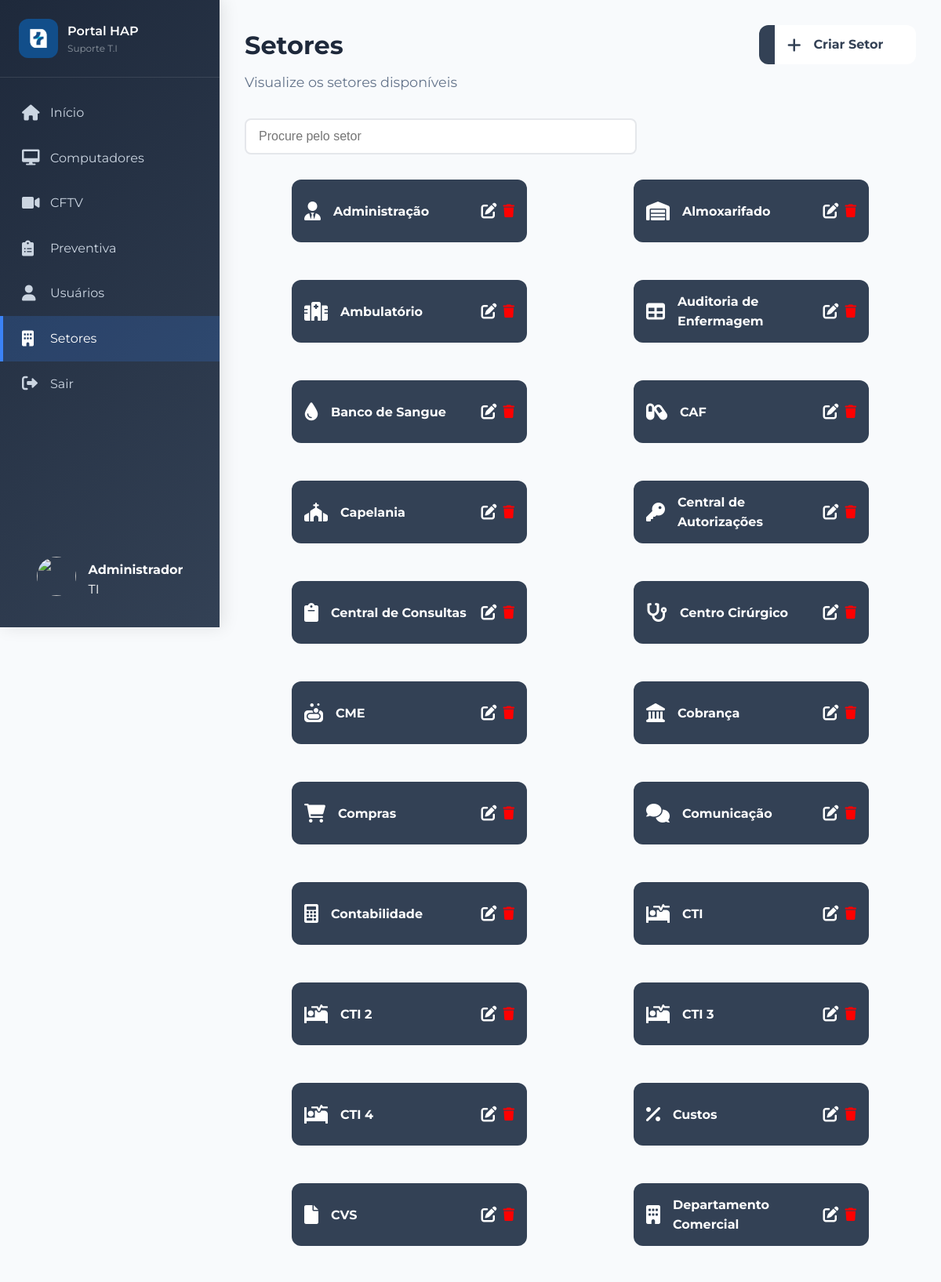
The app's page /view/setores (signed in, upper part) with its own data.
### tables this page shows
CREATE TABLE usuarios 
(
	id INT AUTO_INCREMENT,
	PRIMARY KEY (id),
	nome VARCHAR(50) NOT NULL,
	email VARCHAR(255) NOT NULL,
    usuario VARCHAR(20) NOT NULL,
	senha VARCHAR(100) NOT NULL,
    privilegio VARCHAR(20) NOT NULL,
	id_imagem int,
	id_unidade int NOT NULL,
	id_setor int NOT NULL,
	foreign key (id_imagem)
		references imagem(id),
	foreign key (id_unidade)
		references unidade(id),
	foreign key (id_setor)
		references setores(id)
);

CREATE TABLE setores 
(
    id INT AUTO_INCREMENT,
    PRIMARY KEY (id),
    nome VARCHAR(100) NOT NULL,
    icon VARCHAR(50) NOT NULL
);

### db/db.php (called while the page is built, shortened)
<?php
class Database
{
    private $pdo;
    public function __construct()
    {
        $host = $_ENV['DATABASE_LOCALHOST_HOST'];
        $database = $_ENV['DATABASE_INFORMATICA_NAME'];
        $port = $_ENV['DATABASE_INFORMATICA_PORT'];
        $user = $_ENV['DATABASE_LOCALHOST_USERNAME'];
        $pass = $_ENV['DATABASE_LOCALHOST_PASSWORD'];
    }
    private function connect($host, $database, $port, $user, $pass)
    {
        try
        {
            $config = "mysql:host={$host};port={$port};dbname={$database};charset=utf8";
            $this->pdo = new PDO($config, $user, $pass);
            $this->pdo->setAttribute(PDO::ATTR_ERRMODE, PDO::ERRMODE_EXCEPTION);
        }
        catch (PDOException $e)
        {
            die("Erro de conexão.");
        }
    }
    public function getConnection() {
        return $this->pdo;
    }
}

### models/UsuarioModel.php (called while the page is built, shortened)
<?php
require_once __DIR__ . '/../db/db.php';
class UsuarioModel{
    private $db;
    public function __construct()
    {
        $database = new Database();
        $this->db = $database->getConnection();
    }
    public function validar($usuario)
    {
        try
        {
            $sql = 'SELECT u.*,
                    unid.nome AS nome_unidade,
                    s.nome AS nome_setor,
                    i.nome_salvo AS nome_imagem,
                    i.id AS id_imagem_antiga
                FROM usuarios u
                LEFT JOIN unidade unid
                    ON u.id_unidade = unid.id
                LEFT JOIN setores s
                    ON u.id_setor = s.id
                LEFT JOIN imagem i
                    ON u.id_imagem = i.id
                WHERE usuario = ?
                LIMIT 1';
            $stmt = $this->db->prepare($sql);
            $stmt->execute(
                [
                    $usuario
                ]
            );
            return $stmt->fetch(PDO::FETCH_ASSOC);
        }
        catch (PDOException $e)
        {
            $texto = $e->getMessage();
            return false;
        }
    }
};

### models/SetorModel.php (called while the page is built, shortened)
<?php
require_once __DIR__ . '/../db/db.php';
class SetorModel{
    private $db;
    public function __construct()
    {
        $database = new Database();
        $this->db = $database->getConnection();
    }
    public function listarSetor()
    {
        try
        {
            $sql = 'SELECT *
                FROM setores
                ORDER BY nome';
            $stmt = $this->db->prepare($sql);
            $query = $stmt->execute();
            if ($query)
            {
                return $stmt->fetchAll(PDO::FETCH_ASSOC);
            }
            else
            {
                throw new PDOException('Houve um erro interno.');
            }
        }
        catch (PDOException $e)
        {
            $texto = $e->getMessage();
            return false;
        }
    }
};

### public/components/setores/setoresCard.php (the view, shortened to what this page needs)
<?php
function criarSetorCard($setor)
{ ?>
    <div class="card-setor card-setor-setores" data-nome="<?= htmlspecialchars($setor['nome']) ?>">
        <div class="card-setor-titulo card-setor-titulo-setores">
            <div class="setor-titulo">
                <i class="fa-solid <?= $setor['icon'] ?> fa-xl"></i>
                <h4><?= htmlspecialchars($setor['nome']) ?></h4>
            </div>
            <div class="setor-editar-excluir">
                <div class="setor-editar">
                    <a href="setores?url=editar&token=<?= htmlspecialchars($_SESSION['token']) ?>&nome=<?= htmlspecialchars($setor['nome']) ?>&icone=<?= htmlspecialchars($setor['icon']) ?>&idSetor=<?= htmlspecialchars($setor['id']) ?>&tipo=setor">
                        <i class="fa-solid fa-pen-to-square fa-lg"></i>
                    </a>
                </div>
                <div class="setor-excluir">
                    <form action="../controllers/SetoresController.php" method="POST" class="form-actions">
                        <button type="submit" style="background-color: inherit; border: none; cursor: pointer;" onclick="confirmarExclusaoSetor(event)">
                        </button>
                    </form>
                </div>
            </div>
        </div>
    </div>
<?php }

### view/setores.php (shortened to what this page needs)
<?php
require_once "../models/SetorModel.php";
require_once "../models/UsuarioModel.php";
require_once "../public/components/header/header.php";
require_once "../public/components/navbar/navbar.php";
require_once '../public/components/search.php';
require_once "../public/components/setores/setoresCard.php";
require_once "../public/components/setores/setorRegistrar.php";
?>
<?php
$modelSetor = new SetorModel();
$modelUsuario = new UsuarioModel();
$url = $_GET['url'] ?? '';
$tipo = $_GET['tipo'] ?? '';
$nome = $_GET['nome'] ?? '';
$icone = $_GET['icone'] ?? '';
$idSetor = $_GET['idSetor'] ?? '';
$setores = $modelSetor->listarSetor();
$usuario = $modelUsuario->validar($_SESSION['usuario']);
?>
<body>
    <div class="app-container">
        <?= navbar('setores', $usuario) ?>
        <main class="main-content">
            <?php if($url === 'editar' && $tipo === 'setor'): ?>
                <div class="page-header">
                    <div class="page-descricao">
                        <h1>Setores</h1>
                        <p>Atualizar um setor</p>
                    </div>
                </div>
                <div class="voltar">
                    <?= voltar('setores') ?>
                </div>
                <div class="controleForm" style="margin: 0px">
                    <div class="form-container">
                        <form action="../controllers/SetoresController.php" method="POST" id="formularioSetores" class="equipment-form">
                            <?php
                                $icones = $modelSetor->listarIconesSetores();
                                $data =
                                [
                                    'nome' => $nome,
                                    'icone' => $icone,
                                    'idSetor' => $idSetor
                                ];
                            ?>
                            <?= formGridEditar($data, $icones) ?>
                            <?= formActions() ?>
                        </form>
                    </div>
                </div>
            <?php else: ?>
                <div class="page-header">
                    <div class="page-descricao">
                        <h1>Setores</h1>
                        <p>Visualize os setores disponíveis</p>
                    </div>
                    <?= criarSetor('Criar Setor', 'setores?url=criar'.'&token='.$_SESSION['token'].'&tipo=setor') ?>
                </div>
                <div class="search">
                    <?= search('search-input-setor', 'setor') ?>
                </div>
                <div class="setores">
                    <?php if(empty($setores)): ?>
                        <p>Nenhum Setor registrado.</p>
                    <?php else: ?>
                        <?php foreach($setores as $setor): ?>
                            <?= criarSetorCard($setor) ?>
                        <?php endforeach ?>
                    <?php endif ?>
                </div>
            <?php endif ?>
        </main>
    </div>
</body>
</html>

### public/components/navbar/navbar.php (shortened to what this page needs)
<?php
function navbar($active, $usuario = '')
{ ?>
    <?php if (!isset($_SESSION['usuario'])): ?>
        <nav class="sidebar">
            <div class="sidebar-header">
                <div class="sidebar-logo">
                    <img src="../public/images/hap.png" alt="hap" />
                </div>
                <div class="sidebar-texto">
                    <h1>Portal HAP</h1>
                    <p>Suporte T.I</p>
                </div>
            </div>
                <ul class="sidebar-menu">
                    <li>
                        <a href="login" class="menu-item <?= $active === 'login' ? 'active' : ''?>">
                            <i class="fas fa-sign-in-alt"></i>
                            <span>Login</span>
                        </a>
                    </li>
                </ul>
        </nav>
    <?php else: ?>
        <nav class="sidebar">
            <div class="sidebar-header">
                <div class="sidebar-logo">
                    <img src="../public/images/hap.png" alt="hap" />
                </div>
                <div class="sidebar-texto">
                    <h1>Portal HAP</h1>
                    <p>Suporte T.I</p>
                </div>
            </div>
                <ul class="sidebar-menu">
                    <li>
                        <a href="index" class="menu-item <?= $active === 'menu' ? 'active' : ''?>">
                            <i class="fas fa-house"></i>
                            <span>Início</span>
                        </a>
                    </li>
                    <?php if($_SESSION['privilegio'] === 'Administrador'): ?>
                        <li>
                            <a href="computadores" class="menu-item <?= $active === 'computadores' ? 'active' : ''?>">
                                <i class="fas fa-desktop"></i>
                                <span>Computadores</span>
                            </a>
                        </li>
                        <li>
                            <a href="cameras" class="menu-item <?= $active === 'cameras' ? 'active' : ''?>">
                                <i class="fas fa-video"></i>
                                <span>CFTV</span>
                            </a>
                        </li>
                        <li>
                            <a href="preventiva" class="menu-item <?= $active === 'preventiva' ? 'active' : ''?>">
                                <i class="fas fa-clipboard-list"></i>
                                <span>Preventiva</span>
                            </a>
                        </li>
                        <li>
                            <a href="usuarios" class="menu-item <?= $active === 'usuarios' ? 'active' : ''?>">
                                <i class="fas fa-user"></i>
                                <span>Usuários</span>
                            </a>
                        </li>
                        <li>
                            <a href="setores" class="menu-item <?= $active === 'setores' ? 'active' : ''?>">
                                <i class="fas fa-building"></i>
                                <span>Setores</span>
                            </a>
                        </li>
                    <?php endif ?>
                <li>
                    <a href="../controllers/EntrarController" class="menu-item" onclick="confirmarSaida(event)">
                        <i class="fas fa-sign-out-alt"></i>
                        <span>Sair</span>
                    </a>
                </li>
            </ul>
            <div class="sidebar-footer">
                <div class="sidebar-footer-controle">
                    <div class=".sidebar-imagem-user">
                        <img class="sidebar-imagem" src="../upload/usuarios/<?= !empty($usuario['nome_imagem']) ? $usuario['nome_imagem'] : 'default-usuario.png' ?>"/>
                    </div>
                    <div class="sidebar-informacoes-usuario">
                        <h4><?= htmlspecialchars($usuario['nome']) ?></h4>
                        <p><?= htmlspecialchars($usuario['nome_setor']) ?></p>
                    </div>
                </div>
            </div>
        </nav>
    <?php endif ?>
<?php }

### records on screen
usuarios: nome "Administrador", id_setor.nome "TI"
setores: nome "Administração"
setores: nome "Almoxarifado"
setores: nome "Ambulatório"
setores: nome "Auditoria de Enfermagem"
setores: nome "Banco de Sangue"
setores: nome "CAF"
setores: nome "Capelania"
setores: nome "Central de Autorizações"
setores: nome "Central de Consultas"
setores: nome "Centro Cirúrgico"
setores: nome "CME"
setores: nome "Cobrança"
setores: nome "Compras"
setores: nome "Comunicação"
setores: nome "Contabilidade"
setores: nome "CTI"
setores: nome "CTI 2"
setores: nome "CTI 3"
setores: nome "CTI 4"
setores: nome "Custos"
setores: nome "CVS"
setores: nome "Departamento Comercial"

### other values on screen
$nome "Criar Setor"
